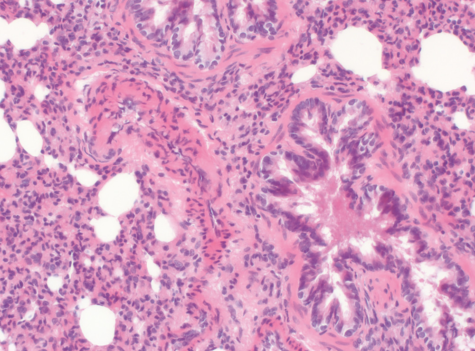
#> input picture original/3.png, 475 x 351 px
$ jupyter execute 'Reinhard Color Transformation.ipynb'   (shell and % lines are left out)
#> lines starting #> are read from the running program, lines starting #| are printed output that depends on the picture
[cell 1]
from google.colab import drive
drive.mount('/content/drive')
import os
os.chdir('/content/drive/MyDrive/BioTech/Color transformation')

[cell 2]
"""
Reinhard color transfer
Based on the paper: https://www.cs.tau.ac.il/~turkel/imagepapers/ColorTransfer.pdf

This approach is suitable for stain normalization of pathology images where
the 'look and feel' of all images can be normalized to a template image.
This can be a good preprocessing step for machine learning and deep learning
of pathology images.

"""

import numpy as np
import cv2
import os

#input_dir = "input_images/"
input_dir = "original/"
input_image_list = os.listdir(input_dir)
print(input_image_list)

#output_dir = "output_images/"
output_dir = "stain normalization/"

def get_mean_and_std(x):
	x_mean, x_std = cv2.meanStdDev(x)
	x_mean = np.hstack(np.around(x_mean,2))
	x_std = np.hstack(np.around(x_std,2))
	return x_mean, x_std

[cell 3]
#template_img = cv2.imread('template_images/sunset_template.jpg')
template_img = cv2.imread('original/3.png')
#> template_img is the input picture: shape (351, 475, 3); mean B, G, R 191.5, 153.5, 211.9
template_img = cv2.cvtColor(template_img,cv2.COLOR_BGR2LAB)
#> template_img: shape (351, 475, 3); mean of channels 0, 1, 2 178.6, 156, 117.1
template_mean, template_std = get_mean_and_std(template_img)
#> in get_mean_and_std, `x_mean, x_std = cv2.meanStdDev(x)`: x_mean = [178.6, 156, 117.1]; x_std = [32.98, 10.53, 7.4]
#> template_mean = [178.6, 156, 117.1]; template_std = [32.98, 10.53, 7.4]

for img in (input_image_list):
    print(img)
    input_img = cv2.imread(input_dir+img)
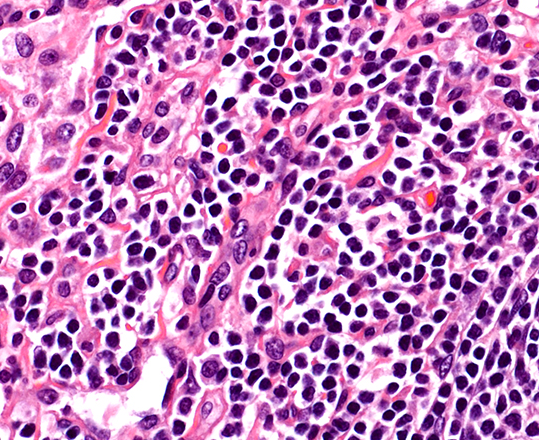
#> input picture original/1.png, 539 x 440 px
#> input_img is the input picture: shape (440, 539, 3); mean B, G, R 185.9, 127.4, 189.7
    input_img = cv2.cvtColor(input_img,cv2.COLOR_BGR2LAB)
#> input_img: shape (440, 539, 3); mean of channels 0, 1, 2 156.6, 161.5, 107.8


    img_mean, img_std = get_mean_and_std(input_img)
#> img_mean = [156.6, 161.5, 107.8]; img_std = [74.87, 18.19, 14.27]


    height, width, channel = input_img.shape
#> height = 440; width = 539; channel = 3
    for i in range(0,height):
        for j in range(0,width):
            for k in range(0,channel):
            	x = input_img[i,j,k]
            	x = ((x-img_mean[k])*(template_std[k]/img_std[k]))+template_mean[k]
            	x = round(x)
            	# boundary check
            	x = 0 if x<0 else x
            	x = 255 if x>255 else x
            	input_img[i,j,k] = x
#> input_img: shape (440, 539, 3); mean of channels 0, 1, 2 178.6, 156, 117.1

    input_img= cv2.cvtColor(input_img,cv2.COLOR_LAB2BGR)
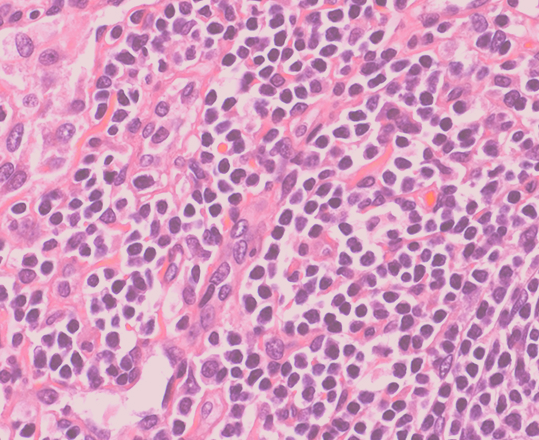
#> input_img: shape (440, 539, 3); mean B, G, R 191.7, 153.6, 212.3
    cv2.imwrite(output_dir+"modified_"+img, input_img)
#> pass 2 of the loop `for img in (input_image_list):`:
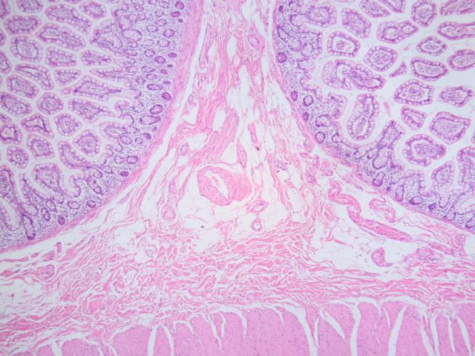
#> input picture original/2.png, 475 x 356 px
#> input_img is the input picture: shape (356, 475, 3); mean B, G, R 220.5, 183.6, 216
#> img_mean = [200.2, 146.2, 113.9]; img_std = [19.55, 9.09, 5.3]
#> `input_img= cv2.cvtColor(input_img,cv2.COLOR_LAB2BGR)`:
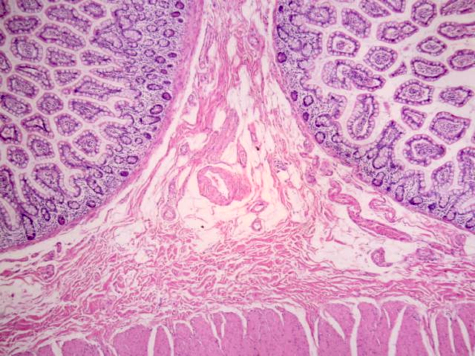
#> input_img: shape (356, 475, 3); mean B, G, R 191.8, 153.6, 211.9
